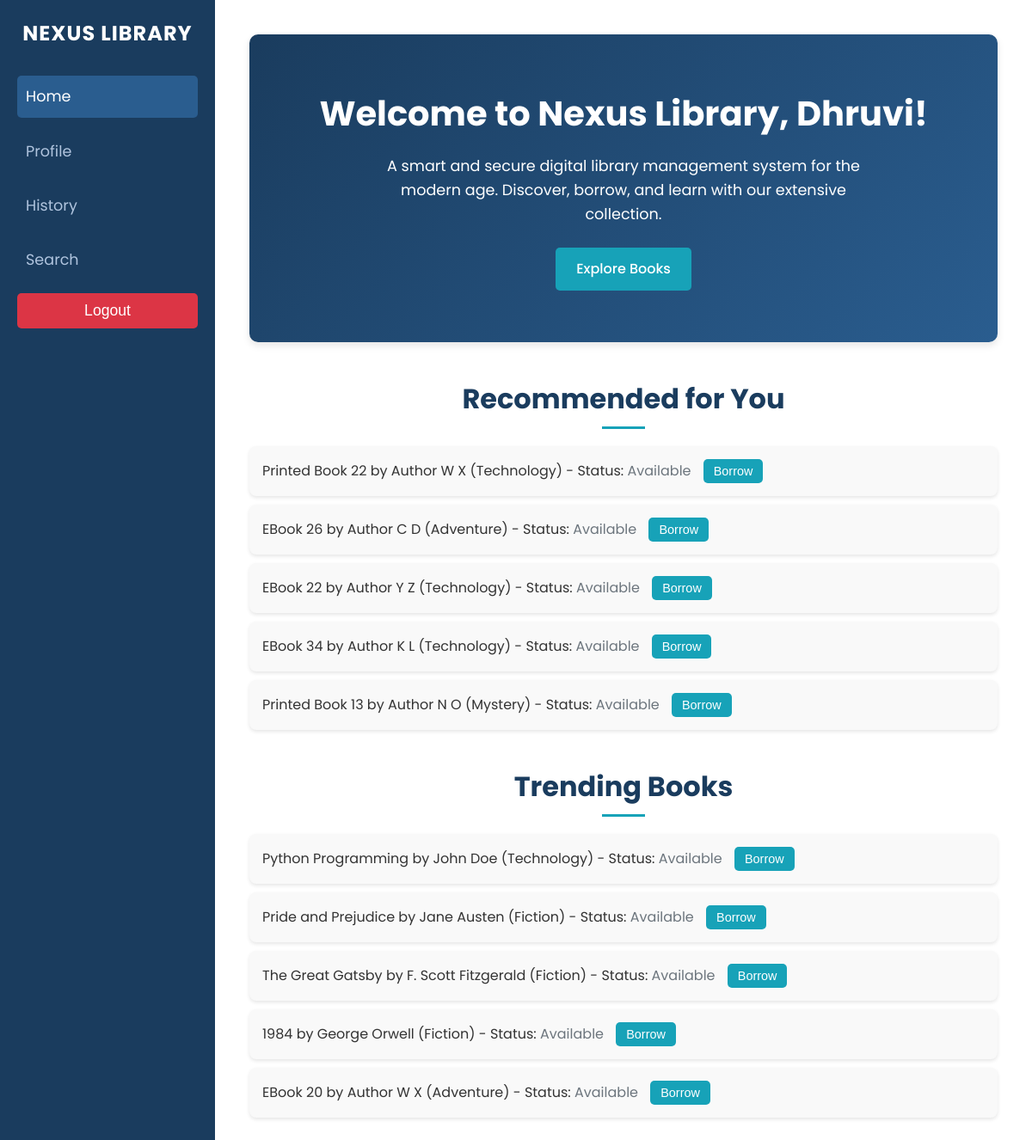
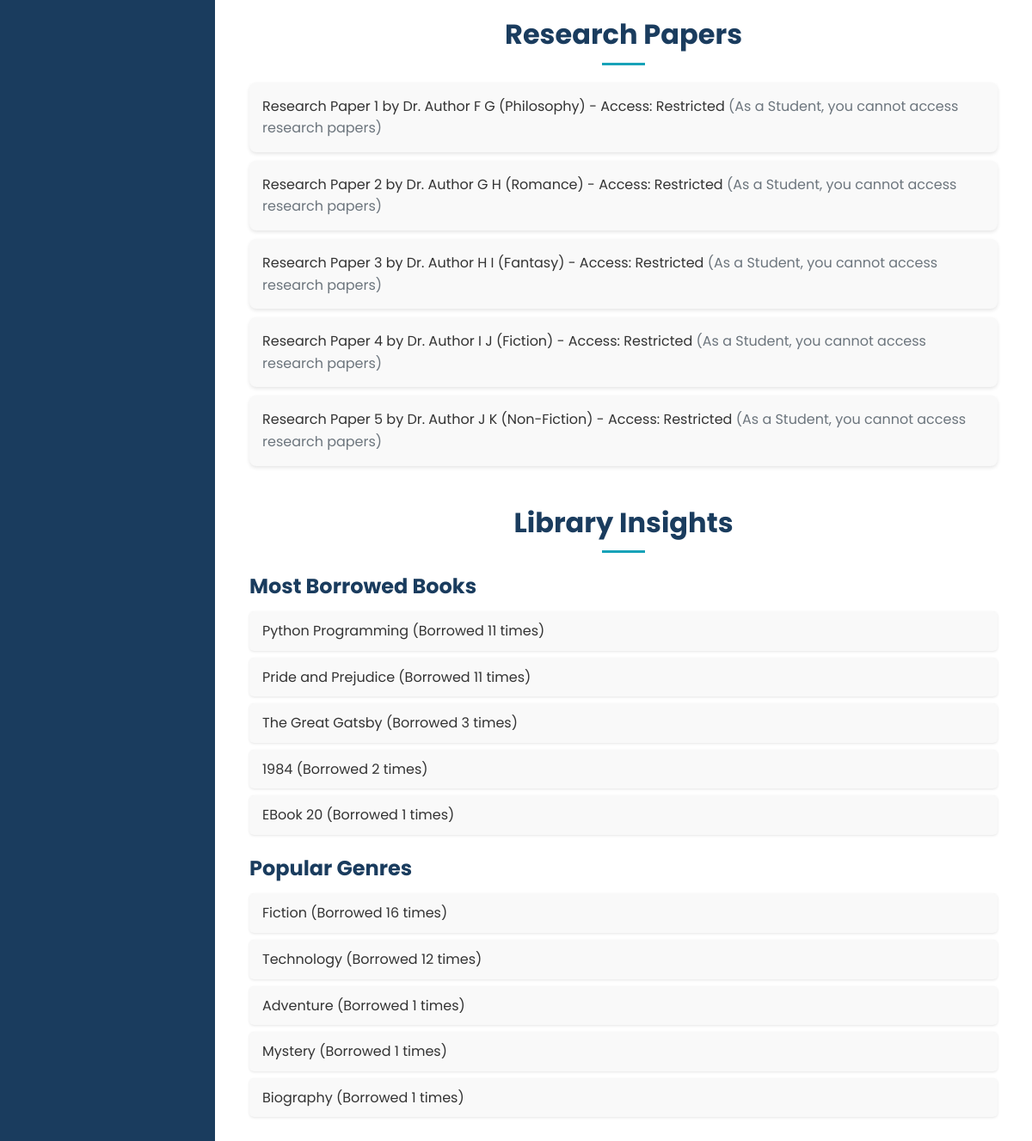
Screenshot of / (signed in) with the database file from the repository (2 pictures, top to bottom).
### library/models.py (models this page shows, shortened)
class LibraryItem(models.Model):
    title = models.CharField(max_length=255)
    author = models.CharField(max_length=255)
    genre = models.CharField(max_length=100)
    publication_date = models.DateField()
    class Meta:
        abstract = True

class PrintedBook(LibraryItem):
    isbn = models.CharField(max_length=13)
    copies_available = models.IntegerField()

class EBook(LibraryItem):
    file_url = models.URLField()
    file_size = models.IntegerField()  # in MB

class Audiobook(LibraryItem):
    duration = models.DurationField()
    narrator = models.CharField(max_length=255)

class ResearchPaper(LibraryItem):
    doi = models.CharField(max_length=100)
    access_level = models.CharField(max_length=50)

class UserProfile(models.Model):
    user = models.OneToOneField(User, on_delete=models.CASCADE)
    user_type = models.CharField(max_length=20, choices=[
        ('Student', 'Student'),
        ('Researcher', 'Researcher'),
        ('Faculty', 'Faculty'),
        ('Guest', 'Guest'),
    ])
    class Meta:
        abstract = True

class StudentProfile(UserProfile):
    user = models.OneToOneField(User, on_delete=models.CASCADE, related_name='studentprofile')

### library/views.py (the view, shortened to what this page needs)
# urls.py: 2. Add a URL to urlpatterns:  path('', views.home, name='home')
@login_required
def home(request):
    user = request.user
    user_type = service.get_user_type(user)
    print(f"User: {user.username}, User Type: {user_type}")
    book_models = [EBook, PrintedBook, Audiobook]  # Exclude ResearchPaper
    recommendations = []
    user_borrowings = BorrowingHistory.objects.filter(user=user)
    user_genres = set()
    for borrowing in user_borrowings:
        item = borrowing.get_item()
        if item and hasattr(item, 'genre'):
            user_genres.add(item.genre)
    if user_genres:
        for model in book_models:
            items = model.objects.filter(genre__in=user_genres).exclude(
                id__in=[b.object_id for b in user_borrowings if b.content_type.model == model.__name__.lower()]
            )[:5]
            for item in items:
                print(f"Recommendation: {item.title} (ID: {item.id}), Genre: {item.genre}, Type: {item.__class__.__name__}")
            recommendations.extend(items)
    import random
    recommendations = recommendations[:10]
    random.shuffle(recommendations)
    recommendations = recommendations[:5]
    thirty_days_ago = timezone.now().date() - timedelta(days=30)
    trending_borrowings = BorrowingHistory.objects.filter(borrow_date__gte=thirty_days_ago)
    book_counts = {}
    for borrowing in trending_borrowings:
        item = borrowing.get_item()
        if item and item.__class__ in book_models:
            item_key = (item.__class__.__name__, item.id)
            book_counts[item_key] = book_counts.get(item_key, 0) + 1
    trending_items = sorted(
        book_counts.items(),
        key=lambda x: x[1],
        reverse=True
    )[:5]
    trending = []
    for (item_type, item_id), count in trending_items:
        model = next(m for m in book_models if m.__name__ == item_type)
        try:
            item = model.objects.get(id=item_id)
            print(f"Trending: {item.title} (ID: {item.id}), Borrow Count: {count}, Type: {item_type}")
            trending.append(item)
        except model.DoesNotExist:
            continue
    research_papers = ResearchPaper.objects.all()[:5]
    for paper in research_papers:
        print(f"Research Paper: {paper.title} (ID: {paper.id}), Access Level: {paper.access_level}")
    all_borrowings = BorrowingHistory.objects.all()
    book_counts = {}
    for borrowing in all_borrowings:
        item = borrowing.get_item()
        if item:
            title = item.title
            book_counts[title] = book_counts.get(title, 0) + 1
    most_borrowed = sorted(
        [{'title': title, 'total': count} for title, count in book_counts.items()],
        key=lambda x: x['total'],
        reverse=True
    )[:5]
    genre_counts = {}
    for borrowing in all_borrowings:
        item = borrowing.get_item()
        if item:
            genre = item.genre
            genre_counts[genre] = genre_counts.get(genre, 0) + 1
    popular_genres = sorted(
        [{'genre': genre, 'total': count} for genre, count in genre_counts.items()],
        key=lambda x: x['total'],
        reverse=True
    )[:5]
    return render(request, 'library/home.html', {
        'recommendations': recommendations,
        'trending': trending,
        'research_papers': research_papers,
        'most_borrowed': most_borrowed,
        'popular_genres': popular_genres,
        'user_type': user_type,
    })

### library/models.py (called while the page is built)
    def get_item(self):
        if self.content_type and self.object_id:
            return self.content_type.get_object_for_this_type(id=self.object_id)
        return None

### library/services.py (called while the page is built)
    def get_user_type(self, user):
        for profile_model in [StudentProfile, ResearcherProfile, FacultyProfile, GuestProfile]:
            try:
                profile = profile_model.objects.get(user=user)
                return profile.user_type
            except profile_model.DoesNotExist:
                continue
        return "Unknown"

### library/templatetags/library_tags.py (called while the page is built)
@register.filter
def get_item_type(item):
    return item.__class__.__name__.lower()

@register.filter
def is_book(item):
    return item.__class__.__name__ in ['EBook', 'PrintedBook', 'Audiobook']

### library/templates/library/home.html (shortened to what this page needs)
{% load static %}
{% load library_tags %}
<!DOCTYPE html>
<html lang="en">
<head>
    <link rel="stylesheet" href="{% static 'css/base.css' %}">
    <link rel="stylesheet" href="{% static 'css/home.css' %}">
</head>
<body>
    <div class="container">
        <nav class="sidebar">
            <div class="sidebar-header">
                <span class="logo">NEXUS LIBRARY</span>
            </div>
            <ul class="sidebar-menu">
                <li><a href="{% url 'home' %}" class="active">Home</a></li>
                <li><a href="{% url 'profile' %}">Profile</a></li>
                <li><a href="{% url 'history' %}">History</a></li>
                <li><a href="{% url 'search_items' %}">Search</a></li>
                <li>
                    <form action="{% url 'logout' %}" method="post" style="display:inline;">
                        <button type="submit" class="logout-btn">Logout</button>
                    </form>
                </li>
            </ul>
        </nav>
        <div class="main-content">
            <section class="hero">
                <h1>Welcome to Nexus Library, {{ user.username }}!</h1>
                <p>A smart and secure digital library management system for the modern age. Discover, borrow, and learn
                    with our extensive collection.</p>
                <a href="{% url 'explore' %}" class="explore-btn">Explore Books</a>
            </section>
            <section id="recommendations" class="recommendations">
                <h2>Recommended for You</h2>
                <ul>
                    {% for item in recommendations %}
                    {% if item|is_book %}
                    {% with item_status=item|get_item_status:user %}
                    <li>
                        {{ item.title }} by {{ item.author }} ({{ item.genre }}) - Status: <span
                            class="status status-{{ item_status|lower }}">{{ item_status }}</span>
                        {% if item|get_item_type == 'printedbook' %}
                        {% if item_status == 'Available' and user_type != 'Guest' %}
                        <form action="{% url 'borrow_item' item_type=item|get_item_type item_id=item.id %}"
                            method="post" style="display:inline;">
                            <button type="submit" class="borrow-btn">Borrow</button>
                        </form>
                        {% elif item_status == 'Unavailable' and user_type != 'Guest' %}
                        <form action="{% url 'reserve_book' item_id=item.id %}" method="post" style="display:inline;">
                            {% csrf_token %}
                            <button type="submit" class="reserve-btn">Reserve</button>
                        </form>
                        {% elif user_type == 'Guest' %}
                        <span class="guest-message">(Guests cannot borrow books)</span>
                        {% endif %}
                        {% else %}
                        {% if item_status == 'Available' and user_type != 'Guest' %}
                        <form action="{% url 'borrow_item' item_type=item|get_item_type item_id=item.id %}"
                            method="post" style="display:inline;">
                            <button type="submit" class="borrow-btn">Borrow</button>
                        </form>
                        {% elif user_type == 'Guest' %}
                        <span class="guest-message">(Guests cannot borrow books)</span>
                        {% endif %}
                        {% endif %}
                    </li>
                    {% endwith %}
                    {% endif %}
                    {% empty %}
                    <li>No recommendations available.</li>
                    {% endfor %}
                </ul>
            </section>
            <section class="trending">
                <h2>Trending Books</h2>
                <ul>
                    {% for item in trending %}
                    {% if item|is_book %}
                    {% with item_status=item|get_item_status:user %}
                    <li>
                        {{ item.title }} by {{ item.author }} ({{ item.genre }}) - Status: <span
                            class="status status-{{ item_status|lower }}">{{ item_status }}</span>
                        {% if item|get_item_type == 'printedbook' %}
                        {% if item_status == 'Available' and user_type != 'Guest' %}
                        <form action="{% url 'borrow_item' item_type=item|get_item_type item_id=item.id %}"
                            method="post" style="display:inline;">
                            <button type="submit" class="borrow-btn">Borrow</button>
                        </form>
                        {% elif item_status == 'Unavailable' and user_type != 'Guest' %}
                        <form action="{% url 'reserve_book' item_id=item.id %}" method="post" style="display:inline;">
                            {% csrf_token %}
                            <button type="submit" class="reserve-btn">Reserve</button>
                        </form>
                        {% elif user_type == 'Guest' %}
                        <span class="guest-message">(Guests cannot borrow books)</span>
                        {% endif %}
                        {% else %}
                        {% if item_status == 'Available' and user_type != 'Guest' %}
                        <form action="{% url 'borrow_item' item_type=item|get_item_type item_id=item.id %}"
                            method="post" style="display:inline;">
                            <button type="submit" class="borrow-btn">Borrow</button>
                        </form>
                        {% elif user_type == 'Guest' %}
                        <span class="guest-message">(Guests cannot borrow books)</span>
                        {% endif %}
                        {% endif %}
                    </li>
                    {% endwith %}
                    {% endif %}
                    {% empty %}
                    <li>No trending books available.</li>
                    {% endfor %}
                </ul>
            </section>
            <section class="research-papers">
                <h2>Research Papers</h2>
                <ul>
                    {% for item in research_papers %}
                    <li>
                        {{ item.title }} by {{ item.author }} ({{ item.genre }}) - Access: {{ item.access_level }}
                        {% if user_type|lower == 'faculty' or user_type|lower == 'researcher' %}
                        <a href="{% url 'request_item' item.id %}">Request Access</a>
                        {% else %}
                        <span class="guest-message">(As a {{ user_type|default:'User' }}, you cannot access research
                            papers)</span>
                        {% endif %}
                    </li>
                    {% empty %}
                    <li>No research papers available.</li>
                    {% endfor %}
                </ul>
            </section>
            <section class="analytics">
                <h2>Library Insights</h2>
                <h3>Most Borrowed Books</h3>
                <ul>
                    {% for book in most_borrowed %}
                    <li>{{ book.title }} (Borrowed {{ book.total }} times)</li>
                    {% empty %}
                    <li>No data available.</li>
                    {% endfor %}
                </ul>
                <h3>Popular Genres</h3>
                <ul>
                    {% for genre in popular_genres %}
                    <li>{{ genre.genre }} (Borrowed {{ genre.total }} times)</li>
                    {% empty %}
                    <li>No data available.</li>
                    {% endfor %}
                </ul>
            </section>
        </div>
    </div>
</body>
</html>

### library/static/css/base.css (style rules this page uses)
* { margin: 0; padding: 0; box-sizing: border-box; }
body { font-family: 'Poppins', sans-serif; background-color: #f4f6f9; color: #333; line-height: 1.6; }
.container { display: flex; min-height: 100vh; }
.sidebar { width: 250px; background-color: #1a3c5e; color: #fff; padding: 20px; position: fixed; height: 100%; overflow-y: auto; }
.sidebar-header { text-align: center; margin-bottom: 30px; }
.logo { font-size: 1.5rem; font-weight: 700; color: #fff; text-transform: uppercase; letter-spacing: 1px; }
.sidebar-menu { list-style: none; }
.sidebar-menu li { margin-bottom: 15px; }
.sidebar-menu a { color: #b0c4de; text-decoration: none; font-size: 1.1rem; display: block; padding: 10px; border-radius: 5px; transition: background-color 0.3s ease; }
.sidebar-menu a:hover, .sidebar-menu a.active { background-color: #2a5d8f; color: #fff; }
.logout-btn { background-color: #dc3545; color: #fff; border: none; padding: 10px; width: 100%; border-radius: 5px; cursor: pointer; font-size: 1.1rem; transition: background-color 0.3s ease; }
.main-content { margin-left: 250px; padding: 40px; width: calc(100% - 250px); background-color: #fff; }

### rows the page displays
PrintedBook: title "Printed Book 22", author "Author W X", genre "Technology", item_status "Available", shows "Borrow"
EBook: title "EBook 26", author "Author C D", genre "Adventure", item_status "Available", shows "Borrow"
EBook: title "EBook 22", author "Author Y Z", genre "Technology", item_status "Available", shows "Borrow"
EBook: title "EBook 34", author "Author K L", genre "Technology", item_status "Available", shows "Borrow"
PrintedBook: title "Printed Book 13", author "Author N O", genre "Mystery", item_status "Available", shows "Borrow"
EBook: title "Python Programming", author "John Doe", genre "Technology", item_status "Available", shows "Borrow", title "Python Programming", genre "Technology"
PrintedBook: title "Pride and Prejudice", author "Jane Austen", genre "Fiction", item_status "Available", shows "Borrow", title "Pride and Prejudice"
Audiobook: title "The Great Gatsby", author "F. Scott Fitzgerald", genre "Fiction", item_status "Available", shows "Borrow", title "The Great Gatsby", genre "Fiction"
PrintedBook: title "1984", author "George Orwell", genre "Fiction", item_status "Available", shows "Borrow", title "1984"
EBook: title "EBook 20", author "Author W X", genre "Adventure", item_status "Available", shows "Borrow", title "EBook 20", genre "Adventure"
ResearchPaper: title "Research Paper 1", author "Dr. Author F G", genre "Philosophy", access_level "Restricted"
StudentProfile: user_type "Student"
ResearchPaper: title "Research Paper 2", author "Dr. Author G H", genre "Romance", access_level "Restricted"
ResearchPaper: title "Research Paper 3", author "Dr. Author H I", genre "Fantasy", access_level "Restricted"
ResearchPaper: title "Research Paper 4", author "Dr. Author I J", genre "Fiction", access_level "Restricted"
ResearchPaper: title "Research Paper 5", author "Dr. Author J K", genre "Non-Fiction", access_level "Restricted"
EBook: genre "Mystery"
EBook: genre "Biography"

### other values shown
{{ user.username }} "Dhruvi"
{{ book.total }} "11" "11" "3" "2" "1"
{{ genre.total }} "16" "12" "1" "1" "1"
